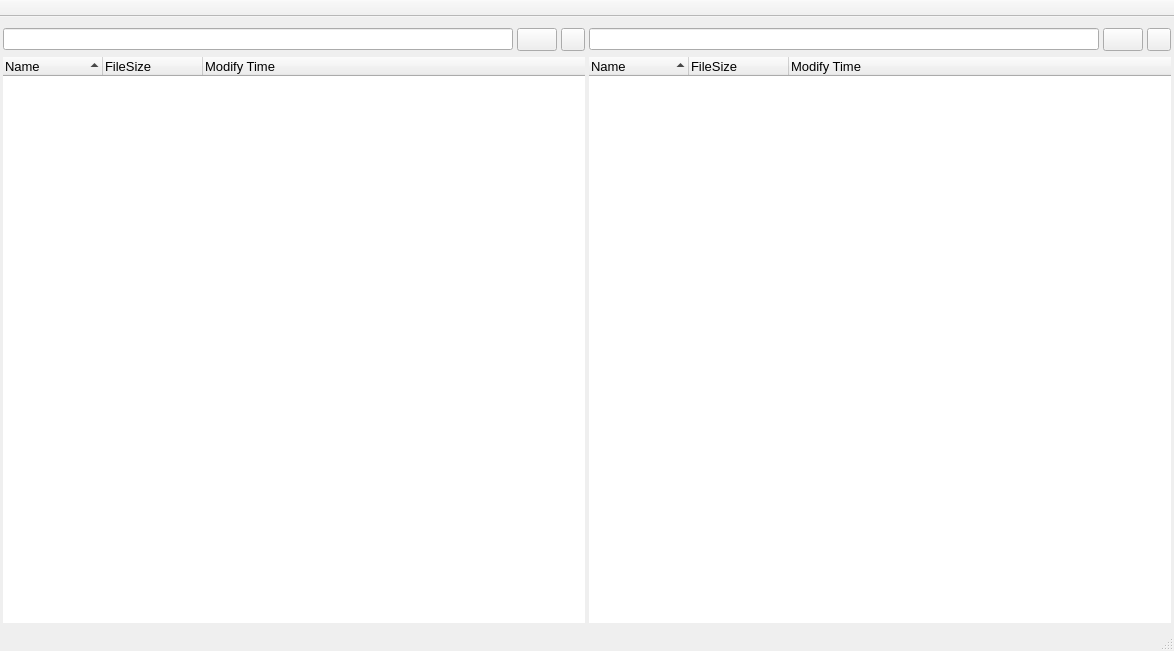
<?xml version="1.0" encoding="UTF-8"?>
<ui version="4.0">
 <class>CompareDirs</class>
 <widget class="QMainWindow" name="CompareDirs">
  <property name="geometry">
   <rect>
    <x>0</x>
    <y>0</y>
    <width>1174</width>
    <height>651</height>
   </rect>
  </property>
  <property name="windowTitle">
   <string>RealCompare Dirs</string>
  </property>
  <property name="windowIcon">
   <iconset resource="RealCompare.qrc">
    <normaloff>:/Resources/img/main.png</normaloff>:/Resources/img/main.png</iconset>
  </property>
  <widget class="QWidget" name="centralWidget">
   <layout class="QHBoxLayout" name="horizontalLayout_3">
    <property name="spacing">
     <number>0</number>
    </property>
    <property name="leftMargin">
     <number>1</number>
    </property>
    <property name="topMargin">
     <number>0</number>
    </property>
    <property name="rightMargin">
     <number>1</number>
    </property>
    <property name="bottomMargin">
     <number>6</number>
    </property>
    <item>
     <widget class="QWidget" name="leftWidget" native="true">
      <layout class="QVBoxLayout" name="verticalLayout_left">
       <property name="spacing">
        <number>0</number>
       </property>
       <property name="leftMargin">
        <number>0</number>
       </property>
       <property name="topMargin">
        <number>0</number>
       </property>
       <property name="rightMargin">
        <number>0</number>
       </property>
       <property name="bottomMargin">
        <number>0</number>
       </property>
       <item>
        <widget class="QWidget" name="leftChildWidget" native="true">
         <layout class="QVBoxLayout" name="verticalLayout">
          <property name="leftMargin">
           <number>2</number>
          </property>
          <property name="rightMargin">
           <number>2</number>
          </property>
          <property name="bottomMargin">
           <number>0</number>
          </property>
          <item>
           <layout class="QHBoxLayout" name="horizontalLayout">
            <property name="spacing">
             <number>4</number>
            </property>
            <item>
             <widget class="DragLineEdit" name="leftPath"/>
            </item>
            <item>
             <widget class="QToolButton" name="leftBt">
              <property name="minimumSize">
               <size>
                <width>40</width>
                <height>0</height>
               </size>
              </property>
              <property name="toolTip">
               <string>Open Dir</string>
              </property>
              <property name="text">
               <string/>
              </property>
              <property name="icon">
               <iconset resource="RealCompare.qrc">
                <normaloff>:/Resources/img/open1.png</normaloff>:/Resources/img/open1.png</iconset>
              </property>
             </widget>
            </item>
            <item>
             <widget class="QToolButton" name="leftReload">
              <property name="toolTip">
               <string>Reload Dir</string>
              </property>
              <property name="text">
               <string/>
              </property>
              <property name="icon">
               <iconset resource="RealCompare.qrc">
                <normaloff>:/Resources/img/reload2.png</normaloff>:/Resources/img/reload2.png</iconset>
              </property>
             </widget>
            </item>
           </layout>
          </item>
          <item>
           <widget class="RcTreeWidget" name="leftTreeDir">
            <property name="font">
             <font>
              <pointsize>10</pointsize>
             </font>
            </property>
            <property name="frameShape">
             <enum>QFrame::NoFrame</enum>
            </property>
            <property name="frameShadow">
             <enum>QFrame::Sunken</enum>
            </property>
            <property name="lineWidth">
             <number>1</number>
            </property>
            <property name="horizontalScrollBarPolicy">
             <enum>Qt::ScrollBarAsNeeded</enum>
            </property>
            <property name="editTriggers">
             <set>QAbstractItemView::NoEditTriggers</set>
            </property>
            <property name="rootIsDecorated">
             <bool>true</bool>
            </property>
            <property name="sortingEnabled">
             <bool>true</bool>
            </property>
            <attribute name="headerShowSortIndicator" stdset="0">
             <bool>true</bool>
            </attribute>
            <column>
             <property name="text">
              <string>Name</string>
             </property>
            </column>
            <column>
             <property name="text">
              <string>FileSize</string>
             </property>
            </column>
            <column>
             <property name="text">
              <string>Modify Time</string>
             </property>
            </column>
           </widget>
          </item>
         </layout>
        </widget>
       </item>
      </layout>
     </widget>
    </item>
    <item>
     <widget class="QWidget" name="rightWidget" native="true">
      <layout class="QVBoxLayout" name="verticalLayout_right">
       <property name="spacing">
        <number>0</number>
       </property>
       <property name="leftMargin">
        <number>0</number>
       </property>
       <property name="topMargin">
        <number>0</number>
       </property>
       <property name="rightMargin">
        <number>0</number>
       </property>
       <property name="bottomMargin">
        <number>0</number>
       </property>
       <item>
        <widget class="QWidget" name="rightChildWidget" native="true">
         <layout class="QVBoxLayout" name="verticalLayout_2">
          <property name="leftMargin">
           <number>2</number>
          </property>
          <property name="rightMargin">
           <number>2</number>
          </property>
          <property name="bottomMargin">
           <number>0</number>
          </property>
          <item>
           <layout class="QHBoxLayout" name="horizontalLayout_2">
            <property name="spacing">
             <number>4</number>
            </property>
            <item>
             <widget class="DragLineEdit" name="rightPath"/>
            </item>
            <item>
             <widget class="QToolButton" name="rightBt">
              <property name="minimumSize">
               <size>
                <width>40</width>
                <height>0</height>
               </size>
              </property>
              <property name="toolTip">
               <string>Open Dir</string>
              </property>
              <property name="text">
               <string/>
              </property>
              <property name="icon">
               <iconset resource="RealCompare.qrc">
                <normaloff>:/Resources/img/open1.png</normaloff>:/Resources/img/open1.png</iconset>
              </property>
             </widget>
            </item>
            <item>
             <widget class="QToolButton" name="rightReload">
              <property name="toolTip">
               <string>Reload Dir</string>
              </property>
              <property name="text">
               <string/>
              </property>
              <property name="icon">
               <iconset resource="RealCompare.qrc">
                <normaloff>:/Resources/img/reload2.png</normaloff>:/Resources/img/reload2.png</iconset>
              </property>
             </widget>
            </item>
           </layout>
          </item>
          <item>
           <widget class="RcTreeWidget" name="rightTreeDir">
            <property name="font">
             <font>
              <pointsize>10</pointsize>
             </font>
            </property>
            <property name="frameShape">
             <enum>QFrame::NoFrame</enum>
            </property>
            <property name="lineWidth">
             <number>1</number>
            </property>
            <property name="editTriggers">
             <set>QAbstractItemView::NoEditTriggers</set>
            </property>
            <property name="rootIsDecorated">
             <bool>true</bool>
            </property>
            <property name="sortingEnabled">
             <bool>true</bool>
            </property>
            <attribute name="headerShowSortIndicator" stdset="0">
             <bool>true</bool>
            </attribute>
            <column>
             <property name="text">
              <string>Name</string>
             </property>
            </column>
            <column>
             <property name="text">
              <string>FileSize</string>
             </property>
            </column>
            <column>
             <property name="text">
              <string>Modify Time</string>
             </property>
            </column>
           </widget>
          </item>
         </layout>
        </widget>
       </item>
      </layout>
     </widget>
    </item>
   </layout>
  </widget>
  <widget class="QMenuBar" name="menuBar">
   <property name="geometry">
    <rect>
     <x>0</x>
     <y>0</y>
     <width>1174</width>
     <height>23</height>
    </rect>
   </property>
  </widget>
  <widget class="QToolBar" name="mainToolBar">
   <property name="movable">
    <bool>false</bool>
   </property>
   <property name="iconSize">
    <size>
     <width>22</width>
     <height>22</height>
    </size>
   </property>
   <property name="toolButtonStyle">
    <enum>Qt::ToolButtonTextUnderIcon</enum>
   </property>
   <property name="floatable">
    <bool>false</bool>
   </property>
   <attribute name="toolBarArea">
    <enum>TopToolBarArea</enum>
   </attribute>
   <attribute name="toolBarBreak">
    <bool>false</bool>
   </attribute>
  </widget>
  <widget class="QStatusBar" name="statusBar"/>
 </widget>
 <layoutdefault spacing="6" margin="11"/>
 <customwidgets>
  <customwidget>
   <class>DragLineEdit</class>
   <extends>QLineEdit</extends>
   <header>draglineedit.h</header>
  </customwidget>
  <customwidget>
   <class>RcTreeWidget</class>
   <extends>QTreeWidget</extends>
   <header>RcTreeWidget.h</header>
  </customwidget>
 </customwidgets>
 <resources>
  <include location="RealCompare.qrc"/>
 </resources>
 <connections>
  <connection>
   <sender>leftBt</sender>
   <signal>clicked()</signal>
   <receiver>CompareDirs</receiver>
   <slot>slot_openLeftDir()</slot>
   <hints>
    <hint type="sourcelabel">
     <x>549</x>
     <y>66</y>
    </hint>
    <hint type="destinationlabel">
     <x>594</x>
     <y>626</y>
    </hint>
   </hints>
  </connection>
  <connection>
   <sender>rightBt</sender>
   <signal>clicked()</signal>
   <receiver>CompareDirs</receiver>
   <slot>slot_openRightDir()</slot>
   <hints>
    <hint type="sourcelabel">
     <x>1130</x>
     <y>66</y>
    </hint>
    <hint type="destinationlabel">
     <x>586</x>
     <y>325</y>
    </hint>
   </hints>
  </connection>
  <connection>
   <sender>leftReload</sender>
   <signal>clicked()</signal>
   <receiver>CompareDirs</receiver>
   <slot>slot_reloadLeftDir()</slot>
   <hints>
    <hint type="sourcelabel">
     <x>566</x>
     <y>57</y>
    </hint>
    <hint type="destinationlabel">
     <x>493</x>
     <y>623</y>
    </hint>
   </hints>
  </connection>
  <connection>
   <sender>rightReload</sender>
   <signal>clicked()</signal>
   <receiver>CompareDirs</receiver>
   <slot>slot_reloadRightDir()</slot>
   <hints>
    <hint type="sourcelabel">
     <x>1148</x>
     <y>56</y>
    </hint>
    <hint type="destinationlabel">
     <x>1069</x>
     <y>627</y>
    </hint>
   </hints>
  </connection>
 </connections>
 <slots>
  <slot>slot_openLeftDir()</slot>
  <slot>slot_openRightDir()</slot>
  <slot>slot_reloadLeftDir()</slot>
  <slot>slot_reloadRightDir()</slot>
 </slots>
</ui>
